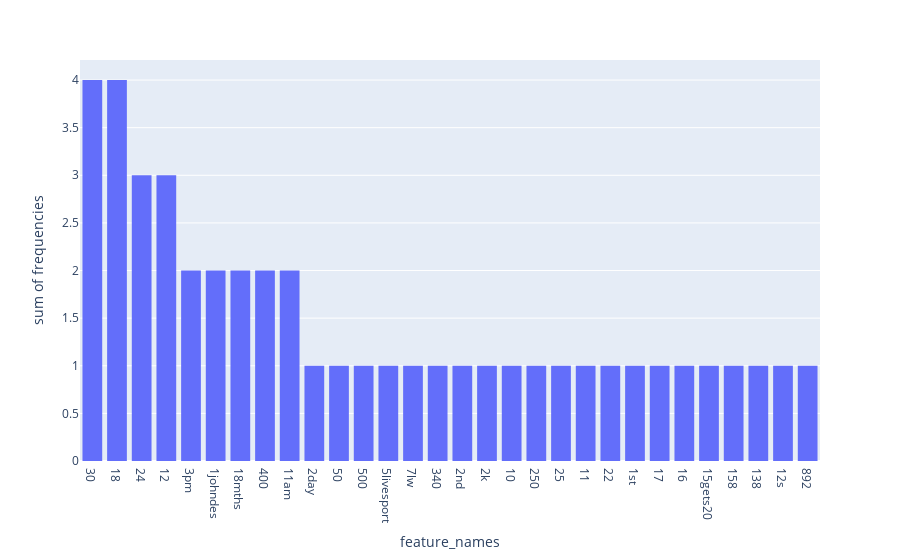

Source (notebook cell):
### Code cell
import plotly.express as px
import plotly.graph_objects as go
df = {'feature_names': count_vect.get_feature_names()[:30], 'frequencies': test_term_frequencies[:30]}
df = pd.DataFrame(df) 
df = df.sort_values(by='frequencies', ascending=False)
px.histogram(df, x="feature_names", y="frequencies")

### Figure 1 — Plotly figure (JSON) as saved in the notebook; plotly's stock layout.template omitted (floating-point values rounded to 4 significant figures)
{"data": [{"alignmentgroup": "True", "bingroup": "x", "histfunc": "sum", "hovertemplate": "feature_names=%{x}<br>sum of frequencies=%{y}<extra></extra>", "legendgroup": "", "marker": {"color": "#636efa"}, "name": "", "offsetgroup": "", "orientation": "v", "showlegend": false, "type": "histogram", "x": ["30", "18", "24", "12", "3pm", "1johndes", "18mths", "400", "11am", "2day", "50", "500", "5livesport", "7lw", "340", "2nd", "2k", "10", "250", "25", "11", "22", "1st", "17", "16", "15gets20", "158", "138", "12s", "892"], "xaxis": "x", "y": [4, 4, 3, 3, 2, 2, 2, 2, 2, 1, 1, 1, 1, 1, 1, 1, 1, 1, 1, 1, 1, 1, 1, 1, 1, 1, 1, 1, 1, 1], "yaxis": "y"}], "layout": {"barmode": "relative", "legend": {"tracegroupgap": 0}, "margin": {"t": 60}, "xaxis": {"anchor": "y", "domain": [0, 1], "title": {"text": "feature_names"}}, "yaxis": {"anchor": "x", "domain": [0, 1], "title": {"text": "sum of frequencies"}}}}
